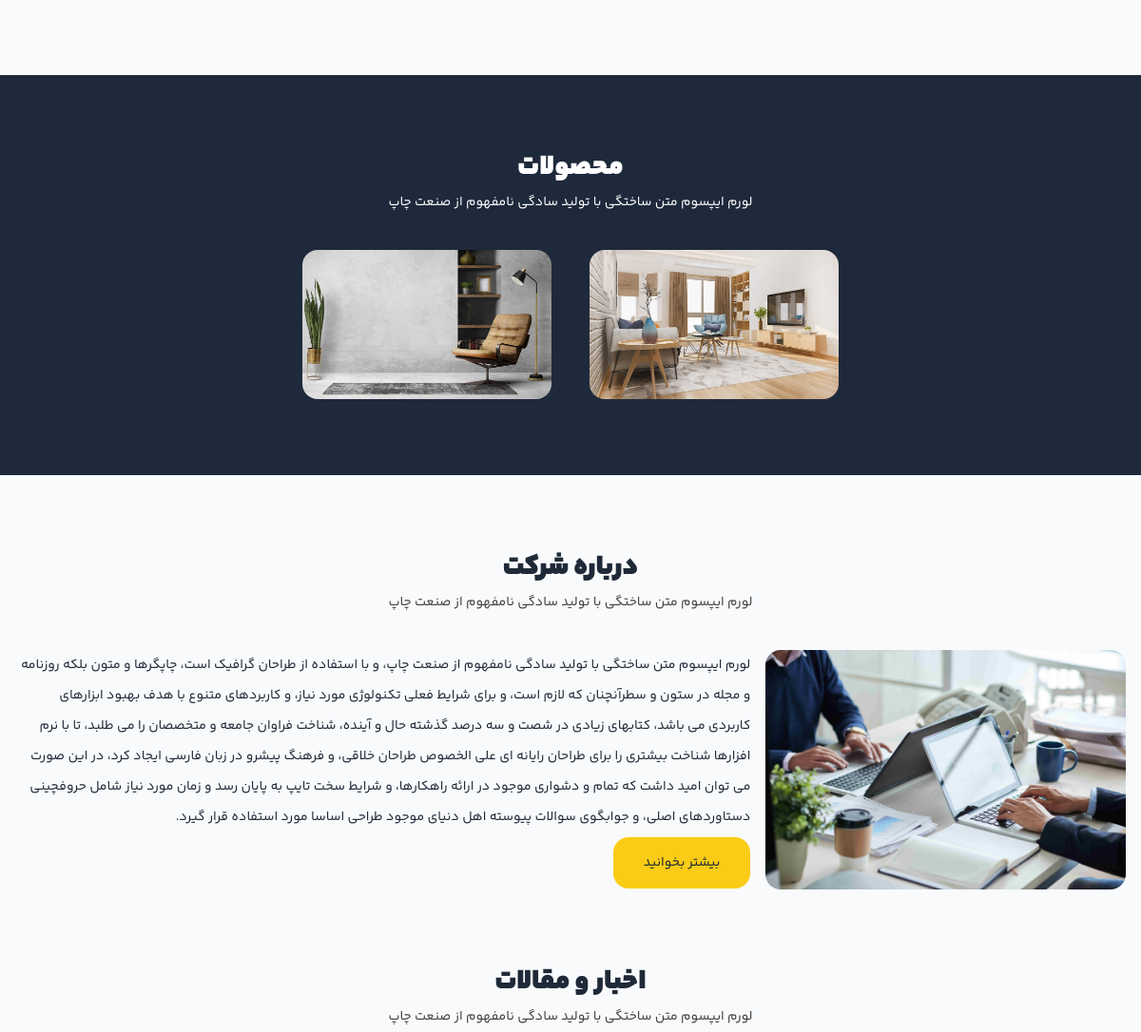
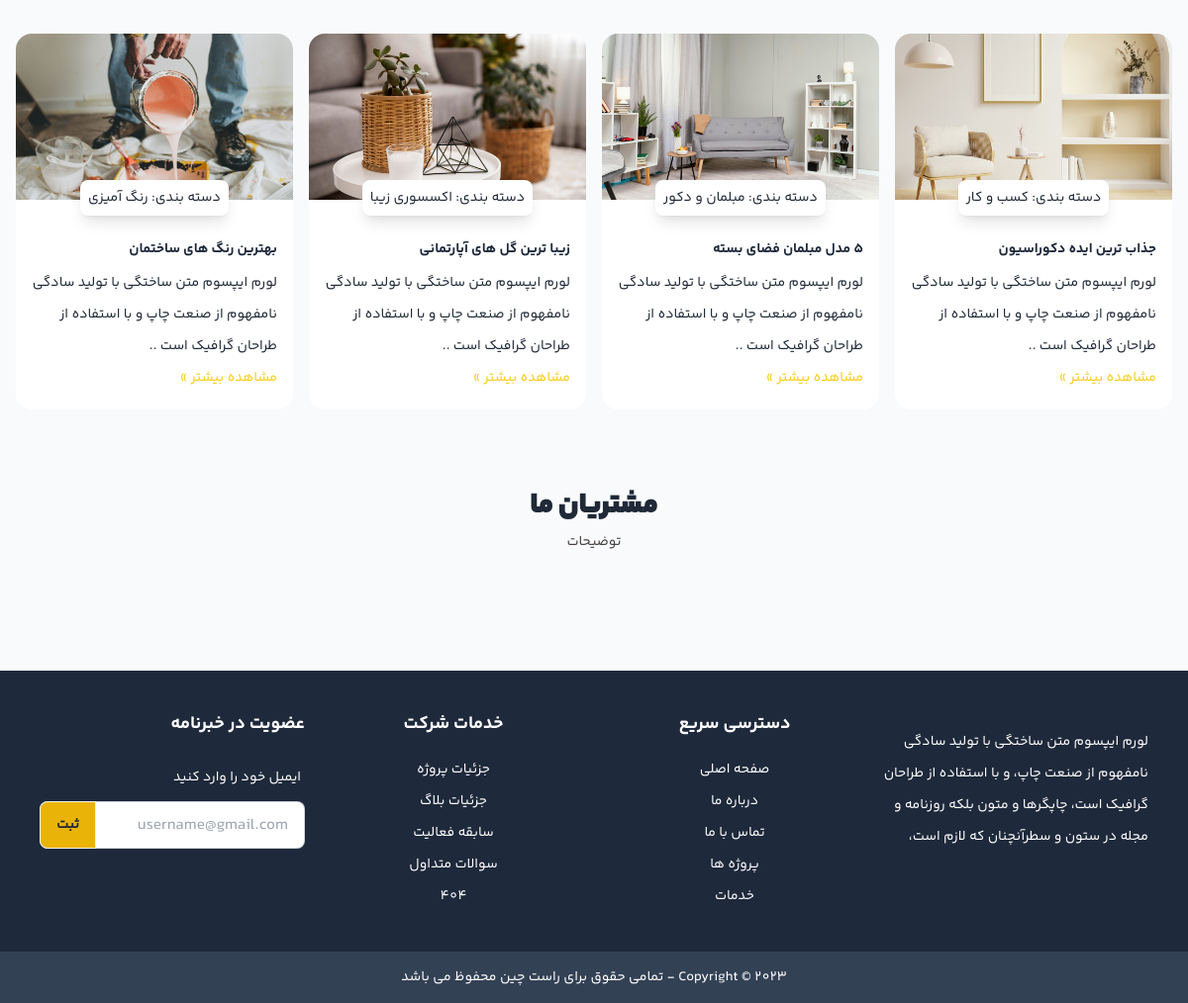
Before: / (lower part) with the older database file (2 pictures, top to bottom).
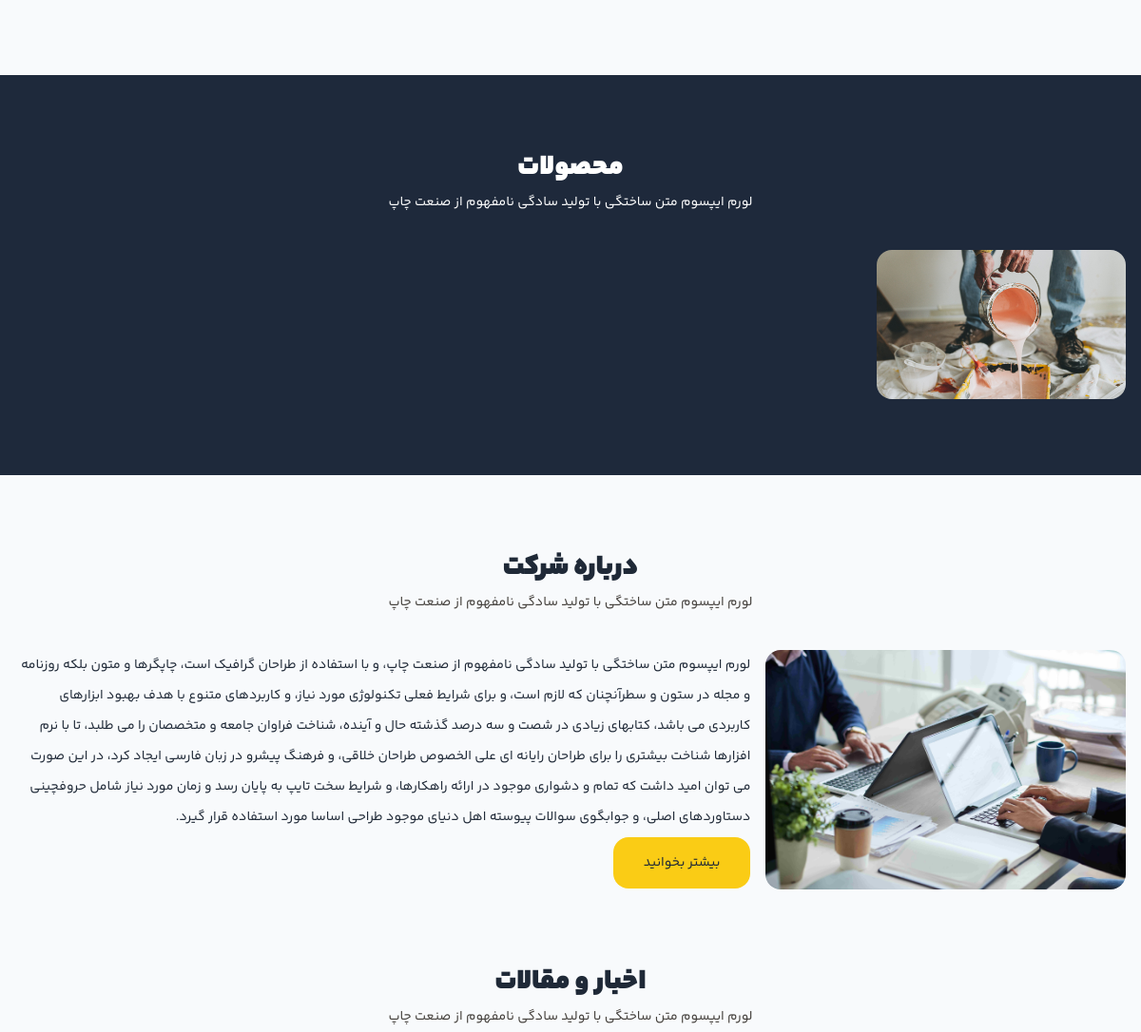
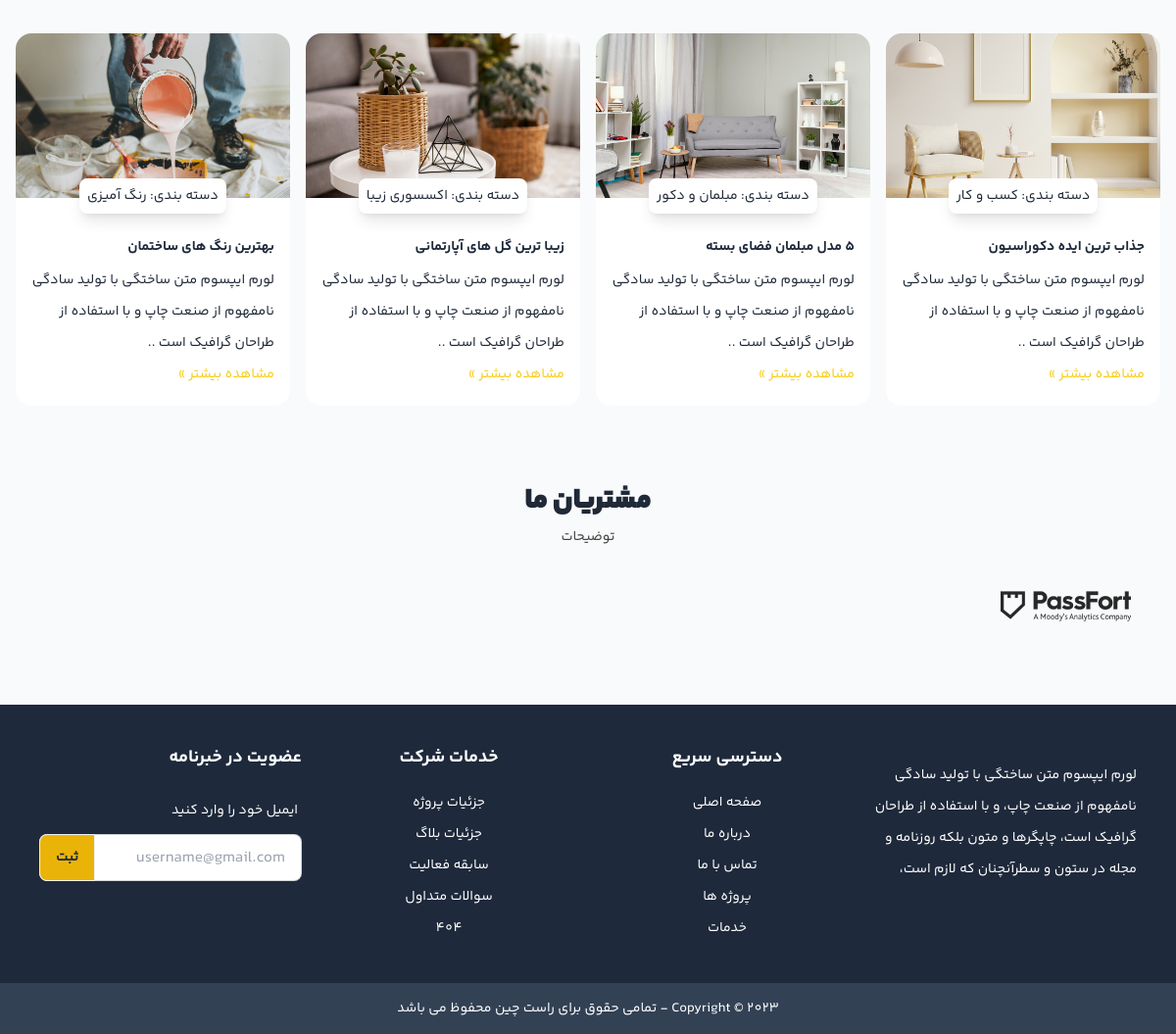
After: the same page with the newer database file (2 pictures, top to bottom).
### web/models.py (models this page shows, shortened)
class Product(models.Model):
    name = models.CharField(max_length=100,verbose_name="نام محصول")
    description = models.TextField(verbose_name="توضیحات")
    category = models.ForeignKey('Category',on_delete=models.SET_NULL,null=True,blank=True)
    class Meta:
        verbose_name = "محصول"
        verbose_name_plural = "محصولات"
    def __str__(self):
        return self.name
    @property
    def get_first_image(self):
        images_list = self.product_images.all()
        if images_list.exists():
            return images_list.first().image.url
        return None

class ProductImage(models.Model):
    image = models.ImageField(upload_to='images',help_text='image size must be 1024*614 pixel')
    product = models.ForeignKey(Product,on_delete=models.PROTECT,related_name='product_images')

class Customer(models.Model):
    CUSTOMER_TYPES = [('i', 'شخص'),('company', 'شرکت/سازمان')]
    name = models.CharField( max_length=200, verbose_name="نام شخص/سازمان")
    customer_type = models.CharField( max_length=20, choices=CUSTOMER_TYPES, default='i',verbose_name="نوع مشتری")
    phone = models.CharField( max_length=11, verbose_name="شماره تماس")
    address = models.TextField(verbose_name="آدرس")
    image = models.ImageField(upload_to='images/customer', null = True ,help_text= 'image size must be 142 * 41')
    class Meta:
        verbose_name = "مشتری"
        verbose_name_plural = "مشتریان"

### web/views.py (the view)
# urls.py: 2. Add a URL to urlpatterns:  path('', views.home, name='home')
def home(request):
    products = Product.objects.all()
    customers = Customer.objects.all()
    print(products)
    context = {'products': products,"customers":customers}
    return render(request, 'home.html', context)

### web/templates/home.html (shortened to what the changed rows need)
{% load static %}
<!DOCTYPE html>
<html lang="en" dir="rtl">
<head>
    <link rel="stylesheet" href={% static "css/swiper-bundle.min.css" %}>
    <link rel="stylesheet" href={% static "css/style.css" %}>
</head>
<body class="font-YekanBakh-Regular text-sm bg-slate-50">
    <section class="my-20 bg-slate-800 px-4">
        <div class="container mx-auto max-w-screen-2xl">
            <div class="py-20">
                <div class="text-center mb-10">
                    <h2 class="text-3xl text-white font-YekanBakh-ExtraBlack">محصولات</h2>
                </div>
                <div class="swiper project">
                    <div class="swiper-wrapper">
                        {% for product in products %}
                        <div class="swiper-slide text-center group/proj cursor-pointer">
                            <div class="relative overflow-hidden bg-cover bg-no-repeat rounded-2xl">
                                <a href="single-project.html">
                                    <img class="relative" src="{{ product.get_first_image }}" alt="">
                                </a>
                            </div>
                        </div>
                        {% endfor %}
                    </div>
                </div>
            </div>
        </div>
    </section>
    <section class="my-20 px-4">
        <div class="text-center mb-10">
            <h2 class="text-3xl font-YekanBakh-ExtraBlack">درباره شرکت</h2>
        </div>
    </section>
    <section class="my-20 px-4">
        <div class="container mx-auto max-w-screen-xl">
            <div class="text-center mb-10">
                <h2 class="text-3xl font-YekanBakh-ExtraBlack">اخبار و مقالات</h2>
            </div>
        </div>
    </section>
    <section class="my-20 px-4">
        <div class="container mx-auto max-w-screen-xl">
            <div class="text-center mb-10">
                <h2 class="text-3xl font-YekanBakh-ExtraBlack">مشتریان ما</h2>
            </div>
            <div class="swiper partners">
                <div class="swiper-wrapper">
                    {% for customer in customers %}
                    <div class="swiper-slide">
                        <div class="flex justify-center">
                            <img src="{{customer.image.url}}" alt="">
                        </div>
                    </div>
                    {% endfor %}
                </div>
            </div>
        </div>
    </section>
</body>
</html>

Changed rows visible on the page:
no longer on this page (row unchanged): Product: get_first_image (picture)
no longer on this page (row unchanged): Product: get_first_image (picture)
now on this page (row unchanged): Product: get_first_image (picture)
added Customer: image (picture)
